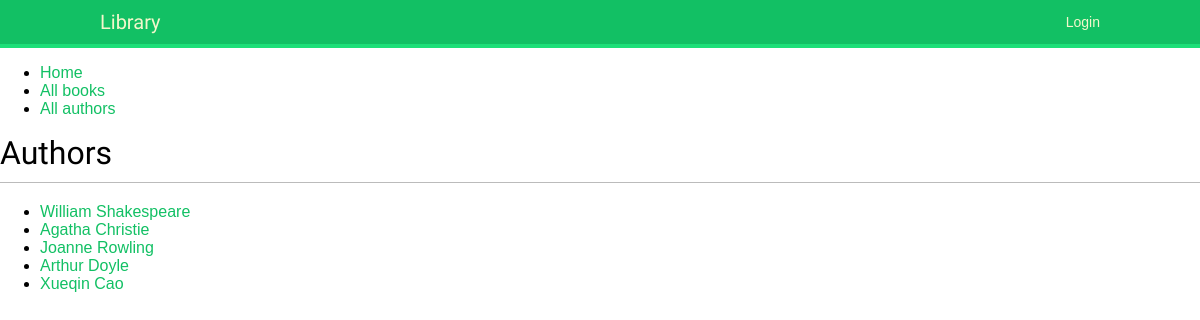
Screenshot of /authors/ with the database file from the repository.
### library/models.py (models this page shows, shortened)
class Author(models.Model):
    first_name = models.CharField(max_length=100)
    last_name = models.CharField(max_length=100)
    date_of_birth = models.DateField(null=True, blank=True)
    date_of_death = models.DateField(null=True, blank=True)

### library/views.py (the view)
# urls.py: path('authors/', views.AuthorListView.as_view(), name='authors'),
class AuthorListView(ListView):
    model = Author
    template_name = 'authors.html'
    context_object_name = 'library_AuthorList'

### templates/authors.html
{% extends 'base.html' %}
{% block content %}
<h1>Authors</h1>
<ul>
    {% for author in library_AuthorList %}
    <li><a href="{% url 'author_detail' author.pk %}">{{author.first_name}} {{author.last_name}}</a></li>
    {% empty %}
    <p>There is no author in our library.</p>
    {% endfor %}
</ul>
{% endblock content %}

### static/css/base.css (style rules this page uses)
body { margin:0; padding:0; font-family:helvetica, sans-serif; }
a { color:#12c064; text-decoration:none; }
h1, h2, h3, h4, h5 , h6 { font-family: 'Muli', sans-serif; font-weight:normal; }
h1 { border-bottom:1px solid #bbb; padding:0 0 10px 0; margin:10px 0 20px 0; }

### rows the page displays
Author: first_name "William", last_name "Shakespeare"
Author: first_name "Agatha", last_name "Christie"
Author: first_name "Joanne", last_name "Rowling"
Author: first_name "Arthur", last_name "Doyle"
Author: first_name "Xueqin", last_name "Cao"
